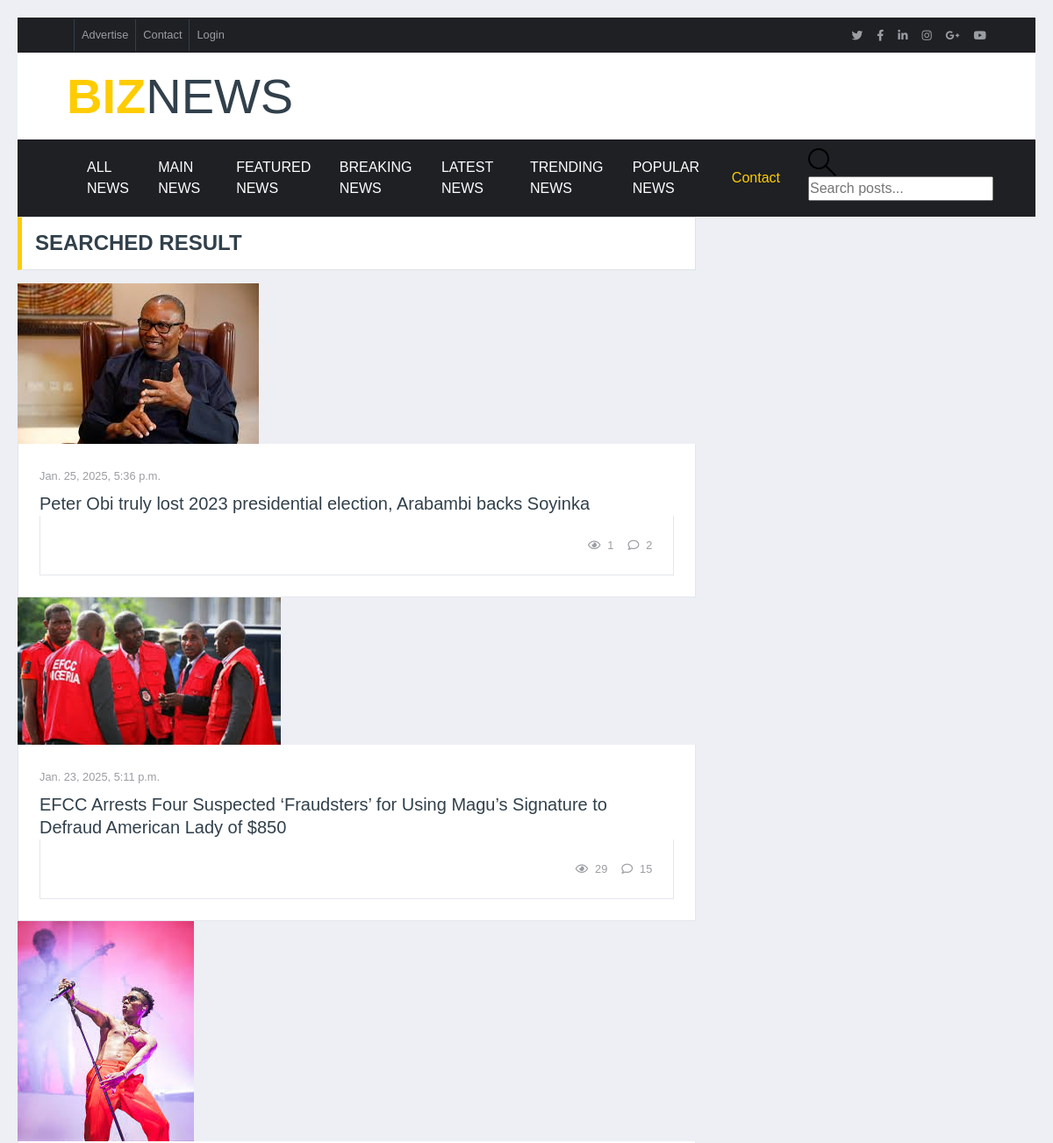
/search/ (upper part), run on an earlier commit of the app's database.
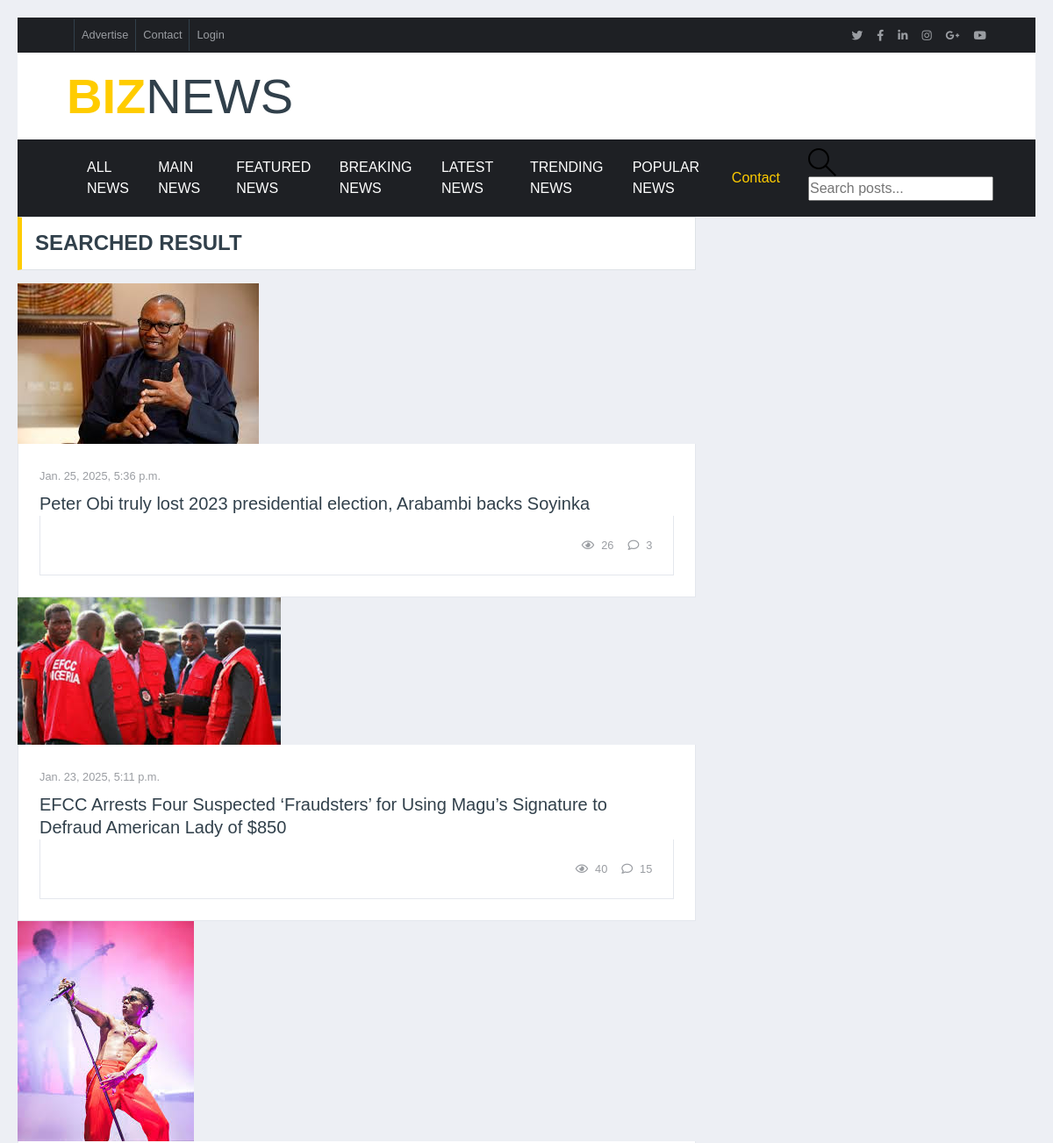
And on a later commit of the database.
### biznews/models.py (models this page shows, shortened)
class Post(models.Model):
    profile = models.ForeignKey('Profile', related_name='posts', on_delete=models.CASCADE)
    title = models.CharField(max_length=100)
    content = models.TextField()
    category = models.ManyToManyField('Category')
    image = models.ImageField(upload_to='images/', default='images/default.jpg')
    date_posted = models.DateTimeField(auto_now_add=True)
    view_count = models.IntegerField(default=0)
    class Meta:
        ordering = ['-date_posted']

### biznews/views.py (the view)
# urls.py: path('search/', views.post_search, name='post_search'),
def post_search(request):
    query = request.GET.get('query', '')  # Get the search term from the URL query parameters
    posts = Post.objects.all()
    if query:
        posts = posts.filter(
            Q(title__icontains=query) | Q(category__name__icontains=query)  # Use Q for OR condition
        ).distinct()
    return render(request, 'search_page.html', {'posts': posts, 'query': query})

### template/search_page.html (shortened to what this page needs)
{% extends 'main.html'   %}
{% load static  %}
{% block content  %}
{% if posts %}
<div class="container-fluid p-0">
    <div class="row no-gutters">
        <div class="col-lg-8">
            <div class="section-title">
                <h4 class="m-0 text-uppercase font-weight-bold">searched result</h4>
            </div>
            {% for post in posts %}
                <div class="position-relative mb-3">
                    <img class="img-fluid h-100" src="{{post.image.url}}" style="object-fit: cover;">
                    <div class="bg-white border border-top-0 p-4">
                        <div class="mb-2">
                        <a class="text-body" href=""><small>{{post.date_posted}}</small></a>
                        </div>
                        <a href="{% url 'article' post.id %}" class="h5 text-secondary">{{ post.title }}</a>
                    <div class="d-flex justify-content-between bg-white border border-top-0 p-4">
                        <div class="d-flex align-items-center">
                            <small class="ml-3"><i class="far fa-eye mr-2"></i>{{ post.view_count }}</small>
                            <small class="ml-3"><i class="far fa-comment mr-2"></i>{{post.comments.count}}</small>
                        </div>
                    </div>
                </div>
            {% endfor %}
        </div>
        {% else %}
           <p class="mt-3">No results found for "{{ query }}". Try searching with different keywords.</p>
        {% endif %}
    </div>
</div>
{% endblock  %}

What changed in the data, as far as the page shows it:
changed Post "Peter Obi truly lost 2023 presidential election, Arabambi backs Soyinka": view_count "1" → "26"; comments.count "2" → "3"
changed Post "Jan. 23, 2025, 5:11 p.m.": view_count "29" → "40"
